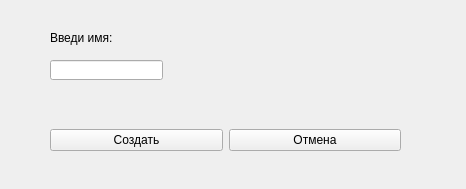
<?xml version="1.0" encoding="UTF-8"?>
<ui version="4.0">
 <class>Form</class>
 <widget class="QWidget" name="Form">
  <property name="geometry">
   <rect>
    <x>0</x>
    <y>0</y>
    <width>466</width>
    <height>189</height>
   </rect>
  </property>
  <property name="windowTitle">
   <string>Form</string>
  </property>
  <widget class="QLabel" name="label">
   <property name="geometry">
    <rect>
     <x>50</x>
     <y>30</y>
     <width>141</width>
     <height>16</height>
    </rect>
   </property>
   <property name="text">
    <string>Введи имя:</string>
   </property>
  </widget>
  <widget class="QLineEdit" name="textName">
   <property name="geometry">
    <rect>
     <x>50</x>
     <y>60</y>
     <width>113</width>
     <height>20</height>
    </rect>
   </property>
  </widget>
  <widget class="QWidget" name="">
   <property name="geometry">
    <rect>
     <x>50</x>
     <y>110</y>
     <width>351</width>
     <height>61</height>
    </rect>
   </property>
   <layout class="QHBoxLayout" name="horizontalLayout">
    <item>
     <widget class="QPushButton" name="addButton">
      <property name="text">
       <string>Создать</string>
      </property>
     </widget>
    </item>
    <item>
     <widget class="QPushButton" name="pushButton">
      <property name="text">
       <string>Отмена</string>
      </property>
     </widget>
    </item>
   </layout>
  </widget>
 </widget>
 <resources/>
 <connections>
  <connection>
   <sender>pushButton</sender>
   <signal>clicked(bool)</signal>
   <receiver>Form</receiver>
   <slot>close()</slot>
   <hints>
    <hint type="sourcelabel">
     <x>281</x>
     <y>137</y>
    </hint>
    <hint type="destinationlabel">
     <x>27</x>
     <y>188</y>
    </hint>
   </hints>
  </connection>
  <connection>
   <sender>pushButton</sender>
   <signal>clicked()</signal>
   <receiver>Form</receiver>
   <slot>close()</slot>
   <hints>
    <hint type="sourcelabel">
     <x>359</x>
     <y>142</y>
    </hint>
    <hint type="destinationlabel">
     <x>380</x>
     <y>68</y>
    </hint>
   </hints>
  </connection>
 </connections>
</ui>
